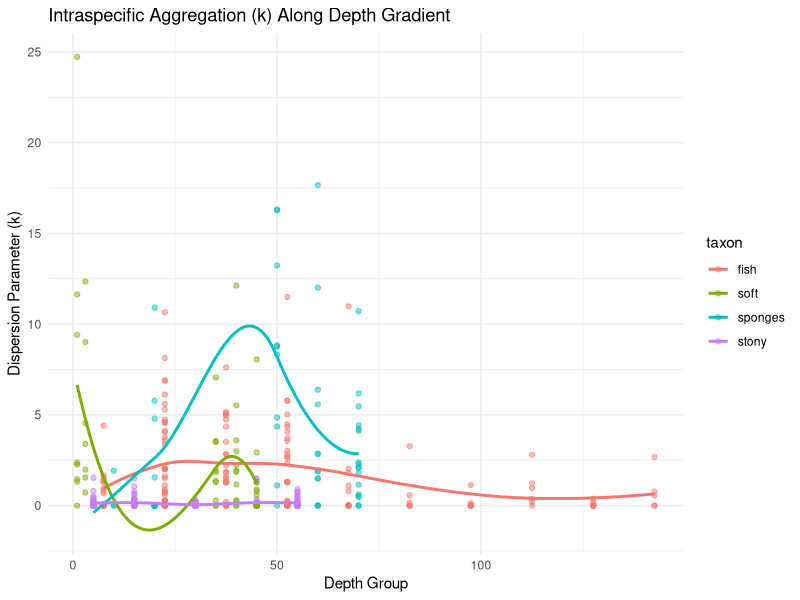

Here is the R script that generated this plot:


   # Calculating aggregations using the Negative binomial dispersion
     # parameter k for each species in each treatment (depth_)

# libraries:
library(dplyr)
library(tidyr)
library(tidyverse)
library(MASS) # For negative binomial model
# _______________________________________________________________

# wd:
wd_processed_data <- "C:/Users/inbar/OneDrive/desktop/r/chapter_2/MoBr/data/processed" 
# _______________________________________________________________

# read data:
setwd(wd_processed_data)
fish <- read.csv("wide_red.csv")
sponges <- read.csv("sponges_data.csv")
stony <- read.csv("stony_wide_data.csv")
soft <- read.csv("soft_data.csv")

fish = fish %>% dplyr::select(-X) 
stony  = stony %>% dplyr::select(-X) 
soft = soft %>% dplyr::select(-X) 
# _______________________________________________________________

      # data preparations for this analysis:

# renaming columns:
fish <- fish %>% rename(sample = OpCode)
sponges <- sponges %>% rename(sample = quad)
stony <- stony %>% rename(sample = plot, depth_group = depth)
soft <- soft %>% rename(depth_group = depth)

# ------------

# rename
fish <- fish %>% rename(lon = lon_x)
fish <- fish %>% rename(lat = lat_y)
# ------------

# adding a column for the taxonomic groups id:
fish    <- fish    %>% mutate(taxon = 'fish',           .before = 1)
sponges <- sponges %>% mutate(taxon = 'sponges',        .before = 1)
stony   <- stony   %>% mutate(taxon = 'stony corals',   .before = 1)
soft    <- soft    %>% mutate(taxon = 'soft corals',    .before = 1)
# ------------

# binning the fish data:
# 8.1 - 149 m to - 15 m bins (10 breaks)
fish <- fish %>% mutate(depth_group = cut(fish$depth,                                         
         breaks=c(0, 15, 30, 45, 60, 75, 90, 105, 120, 135, 149),
          labels=c('7.5', '22.5', '37.5', '52.5', '67.5','82.5', '97.5', '112.5', '127.5', '142.5'))) %>% 
           relocate(depth_group,.after = depth) 
# ------------

fish    <- fish %>% dplyr::select(-sea, -temperature, - depth)
sponges <- sponges %>% dplyr::select(-depth, -Habitat, -Site)
soft    <- soft %>% dplyr::select(-site)
stony   <- stony %>% dplyr::select(-site)
# ------------

taxon_list <- list(fish = fish, sponges = sponges, stony = stony, soft = soft)

# _______________________________________________________________

# General steps:
# for each taxon, and each species (as columns) and each depth_group - 
# 1 - fit negative binomial distribution
# 2 - calc k (dispersion parameter) * do it only for species with sufficient data
# 3 - plot k against depth
# 4 - run senlm model to catch the trend
# add it to the main measures vs depth plot

# _______________________________________________________________
 
# a loop to fit NB:

# Create a list to store model results
nb_model_results <- list()

# Loop over each taxon (each dataset in the list)
for (taxon_name in names(taxon_list)) {
  
  df <- taxon_list[[taxon_name]]  # Get the taxon's data
  depth_groups <- unique(df$depth_group)  # Get unique depth groups
  
  # Create a list to store results per taxon
  taxon_results <- list()
  
  # Loop over depth groups
  for (depth in depth_groups) {
    
    df_depth <- df[df$depth_group == depth, ]  # Subset data for current depth
    
    # Create a list to store results per species
    species_results <- list()
    
    # Loop over species (columns after the first 5 explanatory columns)
    for (species in names(df)[6:ncol(df)]) {
      
      # Get abundance data for the species
      abundance <- df_depth[[species]]
      
      # Check if species has enough data to fit a model (avoid models with too many zeros)
      if (sum(abundance > 0) >= 3) {  # Ensure at least some nonzero values
        
        # Fit Negative Binomial model (abundance ~ 1 means no predictor except intercept)
        model <- tryCatch(
          glm.nb(abundance ~ 1, data = df_depth),
          error = function(e) return(NULL)  # Handle errors
        )
        
        # Store model if successful
        if (!is.null(model)) {
          species_results[[species]] <- model
        }
      }
    }
    
    # Store species results in taxon-depth structure
    taxon_results[[as.character(depth)]] <- species_results
  }
  
  # Store taxon results
  nb_model_results[[taxon_name]] <- taxon_results
}

# _______________________________________________________________

# - interpertation: 
# after I filtered for species with more then 3 indv per depth group
# assuming less then 3 is not enough to determind grouping 
# and runnig the binomial models on thoes species left, I see that the variations
# in the number of species per depth group that worked is great
# it might mean that some depths had a lot of rare species, that where not included

# q - is it ok? or will it biass the next analyses? 
############ Ask Yoni
# _______________________________________________________________

# A loop to extract k:

# Create a list to store extracted k values
k_values <- list()

for (taxon_name in names(nb_model_results)) {
  
  taxon_data <- nb_model_results[[taxon_name]]
  taxon_k <- list()
  
  for (depth in names(taxon_data)) {
    
    depth_data <- taxon_data[[depth]]
    depth_k <- list()
    
    for (species in names(depth_data)) {
      
      model <- depth_data[[species]]
      
      if (!is.null(model)) {
        k_value <- 1 / model$theta  # Extract dispersion parameter k
        depth_k[[species]] <- k_value
      }
    }
    
    taxon_k[[depth]] <- depth_k
  }
  
  k_values[[taxon_name]] <- taxon_k
}

# _______________________________________________________________

# convert results to data frame and plot

# Convert the list into a data frame
k_df <- do.call(rbind, lapply(names(k_values), function(taxon) {
  do.call(rbind, lapply(names(k_values[[taxon]]), function(depth) {
    data.frame(
      taxon = taxon,
      depth_group = as.numeric(depth),
      species = names(k_values[[taxon]][[depth]]),
      k_value = unlist(k_values[[taxon]][[depth]])
    )
  }))
}))

# Plot k against depth
library(ggplot2)

ggplot(k_df, aes(x = depth_group, y = k_value, color = taxon)) +
  geom_point(alpha = 0.5) +
  geom_smooth(method = "loess", se = FALSE) +
  labs(x = "Depth Group", y = "Dispersion Parameter (k)",
       title = "Intraspecific Aggregation (k) Along Depth Gradient") +
  theme_minimal()

# smaller k -> higher aggregations























